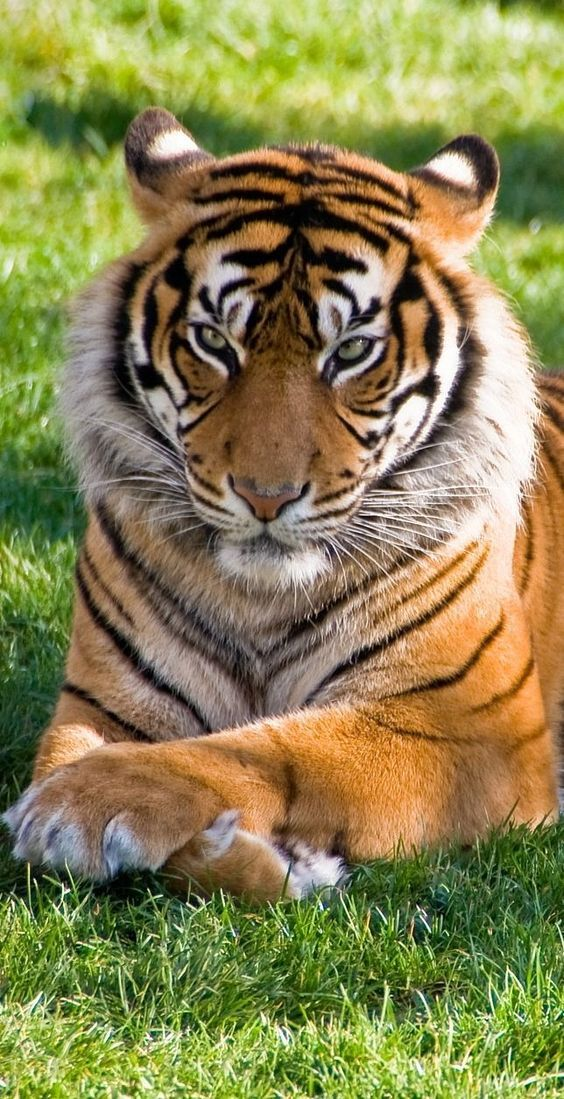
#> input picture semana-05/Tema-09/Tigre.png, 564 x 1099 px
$ jupyter execute Tema_9.ipynb
#> lines starting #> are read from the running program, lines starting #| are printed output that depends on the picture; after the words box and inside, x2 and y2 are one past the last pixel; in counts of white or black regions, pixels touching at a corner belong together
# Tema 9 — Fundamentos y aplicaciones de la visión computacional

[](https://colab.research.google.com/github/ecamposv/nlp-vision/blob/main/semana-05/Tema-09/Tema_9.ipynb)

Puedes ejecutar este notebook localmente (VS Code / Jupyter) o en **Google Colab** dando clic en el badge de arriba.

> **Requisitos:** `opencv-python`, `numpy`, `matplotlib`. Coloca la imagen `Tigre.png` (o `Tigre.jpg`) en el mismo directorio del notebook.

## 0. Setup (Colab / local)

Esta celda se asegura de que la imagen `Tigre.png` esté disponible en el directorio de trabajo. En **Google Colab** la descarga desde GitHub; en **local** la usa si ya existe. También instala `opencv-python` si hace falta.

[cell 1]
# --- Setup: descarga la imagen si no existe (funciona en Colab y en local) ---
import os
import sys
import subprocess
import urllib.request

# Instalar opencv-python si no está disponible (Colab ya lo trae)
try:
    import cv2  # noqa: F401
except ImportError:
    subprocess.check_call([sys.executable, "-m", "pip", "install", "-q", "opencv-python"])
    import cv2  # noqa: F401

REPO_RAW = "https://raw.githubusercontent.com/ecamposv/nlp-vision/main/semana-05/Tema-09"
IMAGENES = ["Tigre.png", "Tigre.jpg"]

for nombre in IMAGENES:
    if os.path.exists(nombre):
        print(f"[OK] {nombre} ya existe ({os.path.getsize(nombre)} bytes)")
        continue
    try:
        urllib.request.urlretrieve(f"{REPO_RAW}/{nombre}", nombre)
        print(f"[Descargado] {nombre} ({os.path.getsize(nombre)} bytes)")
    except Exception as e:
        print(f"[Skip] {nombre}: {e}")

## 1. Ver canales en OpenCV-Python

La siguiente celda **carga una imagen** desde disco usando `cv2.imread`, que en OpenCV devuelve los píxeles en orden **BGR** (azul, verde, rojo) y no RGB. Después:

- Imprime `img.shape`, que devuelve la tupla `(alto, ancho, 3)` para imágenes a color.
- Usa `cv2.split` para **separar los tres canales** en tres matrices 2D independientes (`b`, `g`, `r`), cada una con forma `(H, W)`.

Esto permite ver cómo está organizada internamente una imagen en color y trabajar canal por canal.

[cell 2]
import cv2
img_bgr = cv2.imread("Tigre.png")         # Carga en BGR (ver 2.3)
#> img_bgr is the input picture: shape (1099, 564, 3); mean B, G, R 80.9, 131.6, 137.4
if img_bgr is None:
    raise FileNotFoundError("No se encontró 'Tigre.png'. Ejecuta primero la celda de Setup.")
print(img_bgr.shape)                      # (H, W, 3) en color
#| (1099, 564, 3)
b, g, r = cv2.split(img_bgr)              # Extraer canales
print(b.shape, g.shape, r.shape)          # Cada uno (H, W)
#| (1099, 564) (1099, 564) (1099, 564)

## 2. Convertir BGR a RGB

OpenCV trabaja en **BGR**, pero `matplotlib` y la mayoría de librerías de visualización esperan **RGB**. Si mostramos directamente la imagen sin convertirla, los colores aparecen invertidos (lo rojo se ve azul y viceversa).

La celda usa `cv2.cvtColor(img_bgr, cv2.COLOR_BGR2RGB)` para **reordenar los canales** y obtener una versión `img_rgb` lista para visualizar o guardar con librerías que asumen RGB.

[cell 3]
# Conversión correcta para visualizar con matplotlib o guardar
img_rgb = cv2.cvtColor(img_bgr, cv2.COLOR_BGR2RGB)

## 3. Funciones básicas de preprocesamiento

La celda encadena cuatro operaciones fundamentales de preprocesamiento que se usan típicamente como paso previo a un modelo de visión:

1. **`cv2.cvtColor(..., COLOR_BGR2GRAY)`** — convierte la imagen a escala de grises (1 canal). Reduce datos y aísla la información de intensidad.
2. **`cv2.equalizeHist(gray)`** — aplica **ecualización de histograma** para mejorar el contraste redistribuyendo los niveles de gris.
3. **`cv2.GaussianBlur(eq, (5,5), 1.0)`** — **suaviza** la imagen con un kernel gaussiano de 5×5 y σ=1.0. Reduce ruido antes de detectar bordes.
4. **`cv2.Canny(blur, 100, 200)`** — detecta **bordes** con el algoritmo de Canny usando umbrales inferior y superior de 100 y 200.

El orden importa: gris → ecualizar → suavizar → bordes.

[cell 4]
gray   = cv2.cvtColor(img_bgr, cv2.COLOR_BGR2GRAY)         # a grises
eq     = cv2.equalizeHist(gray)                            #ecualización(contraste)
blur   = cv2.GaussianBlur(eq, (5,5), 1.0)                  # suavizado
edges  = cv2.Canny(blur, 100, 200)                         # bordes
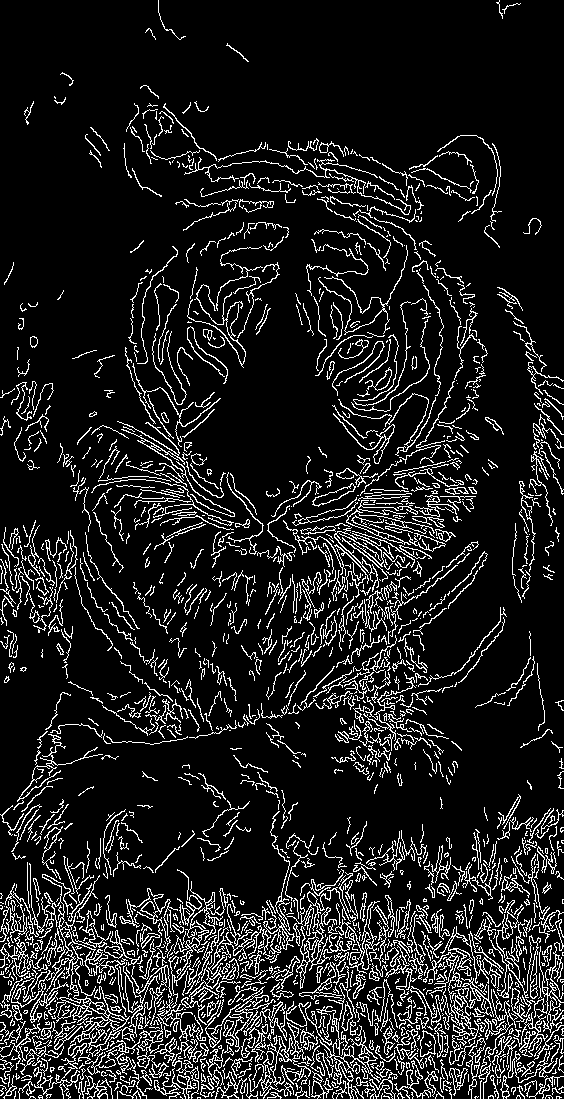
#> edges: shape (1099, 564); 11.9% white in thin lines or dots

## 4. Pipeline completo de preprocesamiento

Esta celda integra **todo el flujo de procesamiento** sobre la imagen `Tigre.png` y guarda cada resultado en la carpeta `salidas/` (se crea con `os.makedirs(..., exist_ok=True)`).

**Bloques numerados dentro de la celda:**

1. **Carga (BGR)** — `cv2.imread`, valida que el archivo exista.
2. **BGR → RGB** — conversión correcta para visualización.
3. **Espacios de color** — convierte a `GRAY`, `HSV`, `Lab` y `YCrCb` (útiles para análisis y segmentación).
4. **Separación de canales** — extrae los canales individuales de cada espacio (R, G, B / H, S, V / L, a, b / Y, Cr, Cb).
5. **Histogramas** — la función auxiliar `guardar_histograma` grafica la distribución de intensidades por canal con `matplotlib`.
6. **Ecualización** — mejora el contraste en escala de grises y también sobre la **luminancia Y** del espacio YCrCb (forma correcta de ecualizar imágenes a color sin alterar la cromaticidad).
7. **Operaciones geométricas** — `cv2.resize` (512×512), recorte central al 60 % y `cv2.warpAffine` con `getRotationMatrix2D` para rotar 15°.
8. **Suavizado + bordes** — `GaussianBlur` seguido de `Canny`.
9. **Segmentación en HSV** — define un rango de **naranja** `(H 5–25, S/V ≥ 50)` con `cv2.inRange`, crea una máscara binaria y aplica `cv2.bitwise_and` para aislar el pelaje del tigre.

Al final imprime la ruta absoluta de la carpeta `salidas/` con todos los archivos generados.

[cell 5]
# Script simple: Tema 9 - Fundamentos y aplicaciones de la visión computacional
# Requisitos: opencv-python, numpy, matplotlib
# Coloca "Tigre.png" en el mismo directorio o la nombre_imagen.png

import os
import cv2
import numpy as np
import matplotlib.pyplot as plt

OUT_DIR = "salidas"
os.makedirs(OUT_DIR, exist_ok=True)

def guardar_histograma(data, titulo, nombre_png, bins=256, rango=(0,255)):
    plt.figure(figsize=(6,4))
    plt.hist(data.ravel(), bins=bins, range=rango)
    plt.title(titulo)
    plt.xlabel("Intensidad / Valor")
    plt.ylabel("Frecuencia")
    plt.tight_layout()
    plt.savefig(os.path.join(OUT_DIR, nombre_png), dpi=160)
    plt.close()

# 1) Carga (BGR por defecto)
img_bgr = cv2.imread("Tigre.png")
if img_bgr is None:
    raise FileNotFoundError("No se encontró 'Tigre.png' en el directorio actual.")
cv2.imwrite(os.path.join(OUT_DIR, "01_original_BGR.png"), img_bgr)

# 2) Conversión para visualización correcta (BGR -> RGB)
img_rgb = cv2.cvtColor(img_bgr, cv2.COLOR_BGR2RGB)

# Guardamos una versión “RGB” (convirtiendo de vuelta a BGR para imwrite)
cv2.imwrite(os.path.join(OUT_DIR, "02_RGB_correcto.png"), cv2.cvtColor(img_rgb, cv2.COLOR_RGB2BGR))

# 3) Espacios de color principales
img_gray = cv2.cvtColor(img_bgr, cv2.COLOR_BGR2GRAY)
img_hsv  = cv2.cvtColor(img_bgr, cv2.COLOR_BGR2HSV)
#> img_hsv: shape (1099, 564, 3); mean H, S, V 32.7, 124.9, 148.8
img_lab  = cv2.cvtColor(img_bgr, cv2.COLOR_BGR2Lab)
#> img_lab: shape (1099, 564, 3); mean of channels 0, 1, 2 137.7, 123.4, 155.6
img_ycc  = cv2.cvtColor(img_bgr, cv2.COLOR_BGR2YCrCb)
#> img_ycc: shape (1099, 564, 3); mean of channels 0, 1, 2 127.6, 135, 101.6

# Para “ver” HSV/Lab/YCrCb como imagen, conviértelos a BGR, se guardan en la carpeta de salida:
cv2.imwrite(os.path.join(OUT_DIR, "03_gray.png"), img_gray)
cv2.imwrite(os.path.join(OUT_DIR, "04_hsv_vis.png"),  cv2.cvtColor(img_hsv, cv2.COLOR_HSV2BGR))
cv2.imwrite(os.path.join(OUT_DIR, "05_lab_vis.png"),  cv2.cvtColor(img_lab, cv2.COLOR_Lab2BGR))
cv2.imwrite(os.path.join(OUT_DIR, "06_ycrcb_vis.png"),cv2.cvtColor(img_ycc, cv2.COLOR_YCrCb2BGR))

# 4) Canales por espacio
# RGB (a partir de BGR)
b, g, r = cv2.split(img_bgr)
cv2.imwrite(os.path.join(OUT_DIR, "07_canal_R.png"), r)
cv2.imwrite(os.path.join(OUT_DIR, "08_canal_G.png"), g)
cv2.imwrite(os.path.join(OUT_DIR, "09_canal_B.png"), b)

# HSV
H, S, V = cv2.split(img_hsv)
cv2.imwrite(os.path.join(OUT_DIR, "10_canal_H.png"), H)
cv2.imwrite(os.path.join(OUT_DIR, "11_canal_S.png"), S)
cv2.imwrite(os.path.join(OUT_DIR, "12_canal_V.png"), V)

# Lab
L, a, b_lab = cv2.split(img_lab)
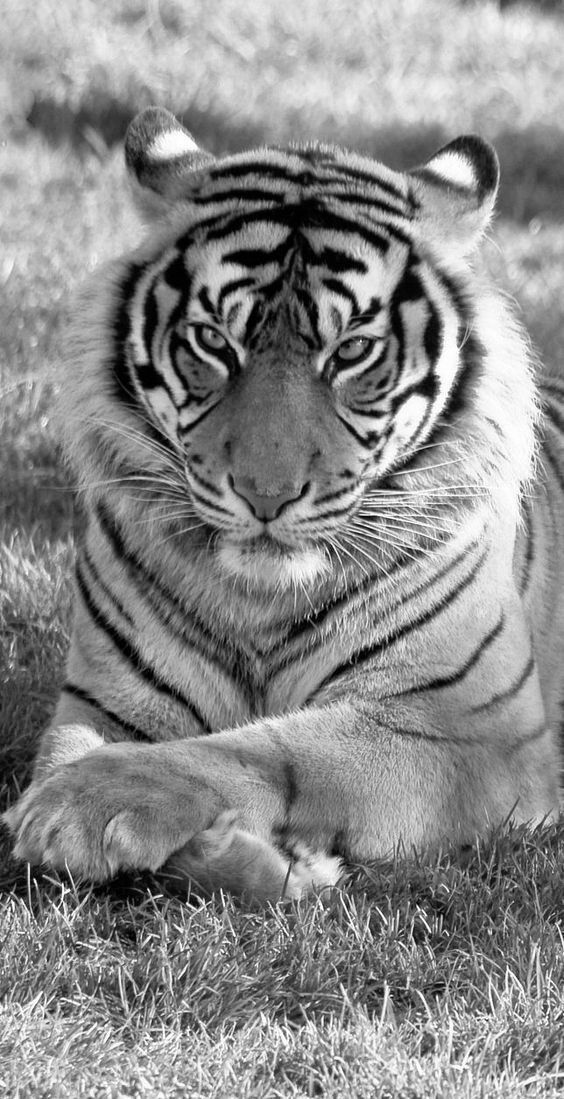
#> L: shape (1099, 564); min 0, max 255, mean 137.7
cv2.imwrite(os.path.join(OUT_DIR, "13_canal_L.png"), L)
cv2.imwrite(os.path.join(OUT_DIR, "14_canal_a.png"), a)
cv2.imwrite(os.path.join(OUT_DIR, "15_canal_b.png"), b_lab)

# YCrCb
Y, Cr, Cb = cv2.split(img_ycc)
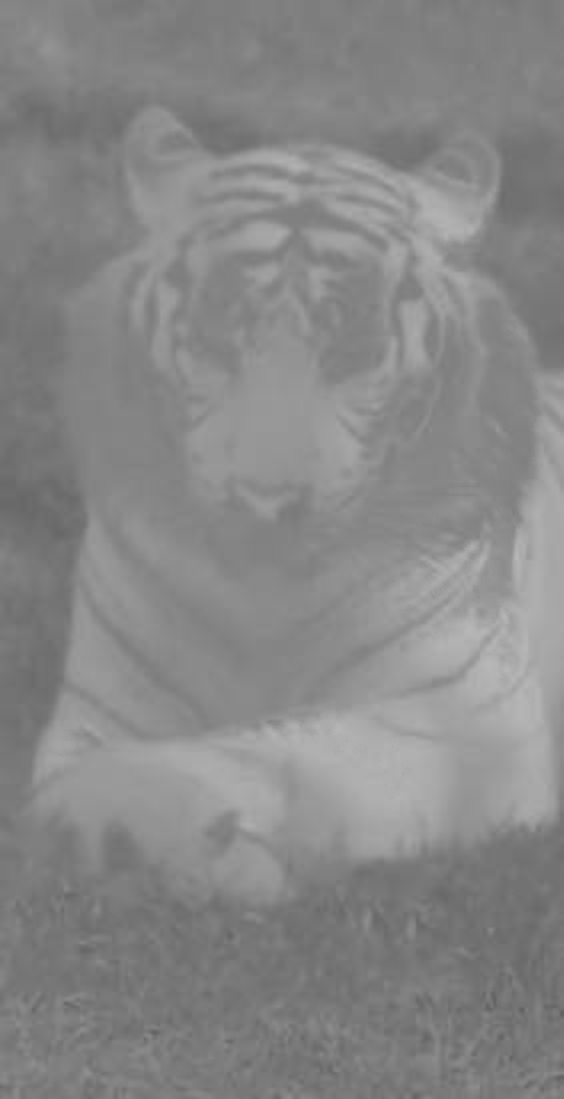
#> Cr: shape (1099, 564); min 95, max 184, mean 135
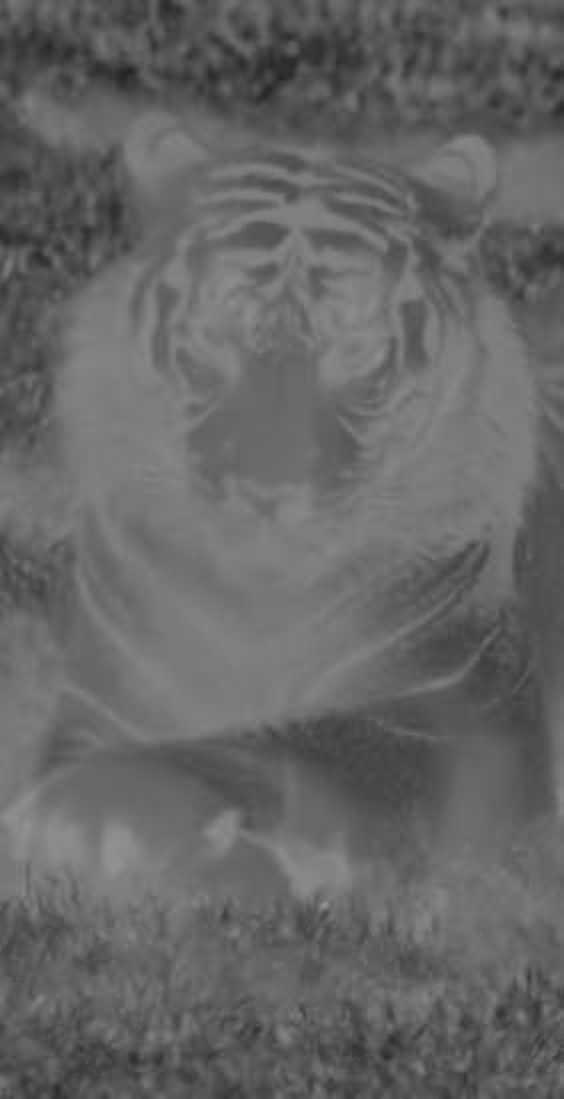
#> Cb: shape (1099, 564); min 36, max 148, mean 101.6
cv2.imwrite(os.path.join(OUT_DIR, "16_canal_Y.png"), Y)
cv2.imwrite(os.path.join(OUT_DIR, "17_canal_Cr.png"), Cr)
cv2.imwrite(os.path.join(OUT_DIR, "18_canal_Cb.png"), Cb)

# 5) Histogramas (RGB por canal, GRAY, HSV, Y)
guardar_histograma(r, "Histograma canal R (RGB)", "19_hist_R.png")
guardar_histograma(g, "Histograma canal G (RGB)", "20_hist_G.png")
guardar_histograma(b, "Histograma canal B (RGB)", "21_hist_B.png")
guardar_histograma(img_gray, "Histograma (grises)", "22_hist_grises.png")
guardar_histograma(H, "Histograma canal H (HSV)", "23_hist_H.png", bins=180, rango=(0,179))
guardar_histograma(S, "Histograma canal S (HSV)", "24_hist_S.png")
guardar_histograma(V, "Histograma canal V (HSV)", "25_hist_V.png")
#> in guardar_histograma (call 7), `plt.savefig(os.path.join(OUT_DIR, nombre_png), dpi=160)`:
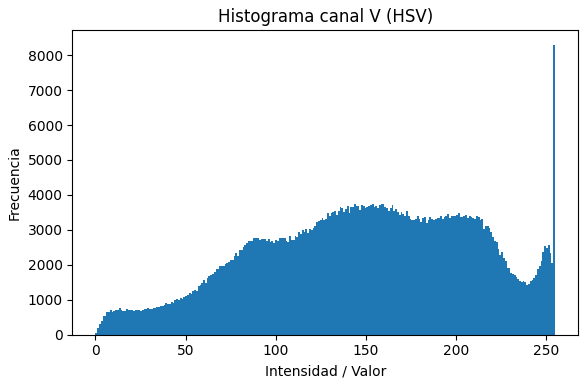
#> figure drawn by matplotlib, 1 panel; tallest bar 8295 high, from x = 254 to 255
guardar_histograma(Y, "Histograma luminancia Y (YCrCb)", "26_hist_Y.png")

# 6) Ecualización (mejora contraste)
gray_eq = cv2.equalizeHist(img_gray)  # en grises
ycc_eq  = img_ycc.copy()              # en luminancia Y
ycc_eq[:, :, 0] = cv2.equalizeHist(ycc_eq[:, :, 0])
#> ycc_eq: shape (1099, 564, 3); mean of channels 0, 1, 2 128.1, 135, 101.6
eq_bgr = cv2.cvtColor(ycc_eq, cv2.COLOR_YCrCb2BGR)
cv2.imwrite(os.path.join(OUT_DIR, "27_gray_ecualizada.png"), gray_eq)
cv2.imwrite(os.path.join(OUT_DIR, "28_bgr_ecualizadaY.png"), eq_bgr)

# 7) Operaciones básicas: redimensionar, recorte central y rotación
resized = cv2.resize(img_bgr, (512, 512), interpolation=cv2.INTER_AREA)
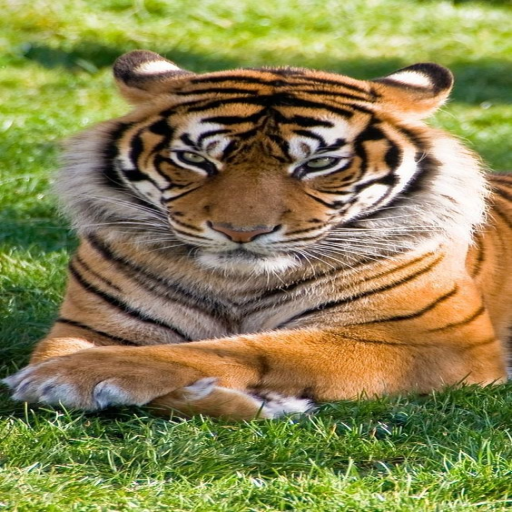
#> resized: shape (512, 512, 3); mean B, G, R 80.9, 131.6, 137.4
h, w = img_bgr.shape[:2]
#> h = 1099; w = 564
frac = 0.6
ch, cw = int(h*frac), int(w*frac)
#> ch = 659; cw = 338
y1, x1 = (h - ch)//2, (w - cw)//2
#> y1 = 220; x1 = 113
crop = img_bgr[y1:y1+ch, x1:x1+cw]
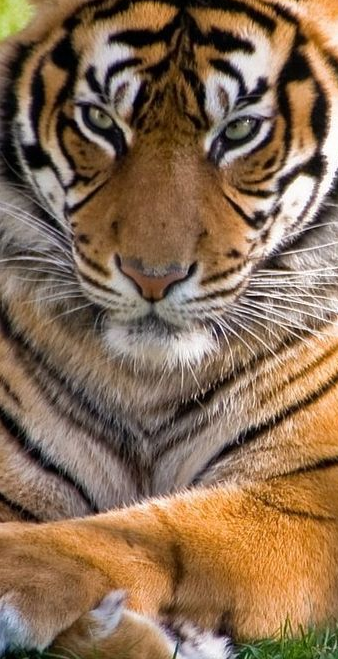
#> crop: shape (659, 338, 3); mean B, G, R 83.1, 108.8, 136.8
M = cv2.getRotationMatrix2D((w/2.0, h/2.0), 15, 1.0)
rot = cv2.warpAffine(img_bgr, M, (w, h))
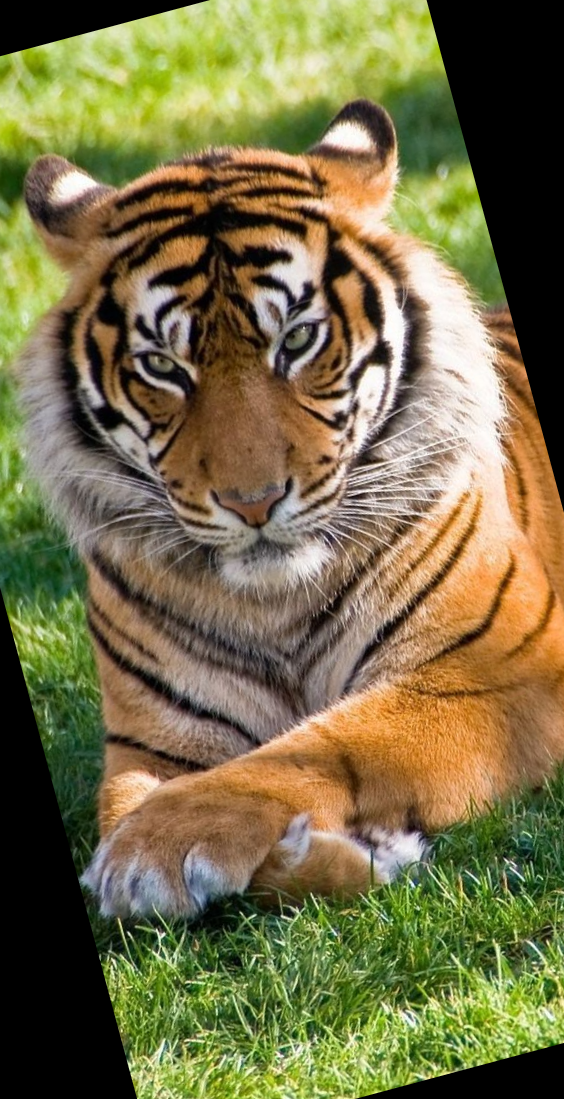
#> rot: shape (1099, 564, 3); mean B, G, R 71.3, 110.9, 119.1
cv2.imwrite(os.path.join(OUT_DIR, "29_redimension_512.png"), resized)
cv2.imwrite(os.path.join(OUT_DIR, "30_recorte_central.png"), crop)
cv2.imwrite(os.path.join(OUT_DIR, "31_rotacion_15.png"), rot)

# 8) Suavizado + bordes (Canny)
blur = cv2.GaussianBlur(gray_eq, (5,5), 1.0)
edges = cv2.Canny(blur, 100, 200)
cv2.imwrite(os.path.join(OUT_DIR, "32_blur_gauss.png"), blur)
cv2.imwrite(os.path.join(OUT_DIR, "33_bordes_canny.png"), edges)

# 9) Segmentación en HSV (ejemplo: “naranja” del pelaje)
# Rango aproximado de naranja en OpenCV (H en 0–179)
LOW  = (5,  50,  50)   # (H, S, V)
HIGH = (25, 255, 255)
mask = cv2.inRange(img_hsv, LOW, HIGH)
#> mask: shape (1099, 564); 35.3% white; 310 white regions (275 under 20 px), largest, box (x1, y1, x2, y2) and area: (32, 360, 564, 903) 137666, (70, 107, 534, 524) 75432, (297, 263, 368, 309) 1090
segm = cv2.bitwise_and(img_bgr, img_bgr, mask=mask)
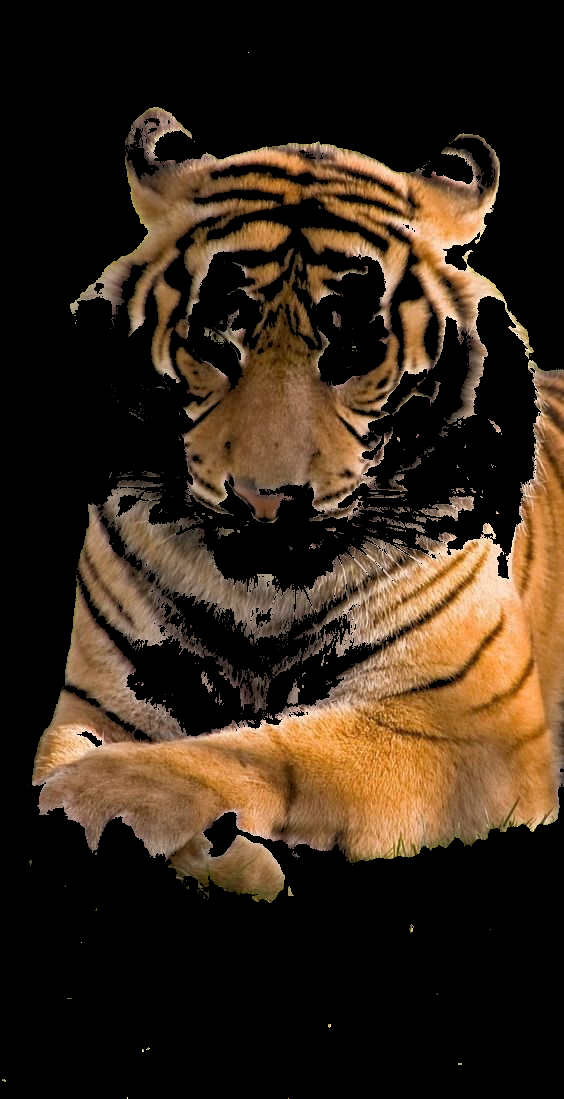
#> segm: shape (1099, 564, 3); mean B, G, R 25.8, 40.2, 55.2
cv2.imwrite(os.path.join(OUT_DIR, "34_mask_naranja.png"), mask)
cv2.imwrite(os.path.join(OUT_DIR, "35_segmentacion_naranja.png"), segm)

print("[OK] Proceso completado. Revisa la carpeta:", os.path.abspath(OUT_DIR))
